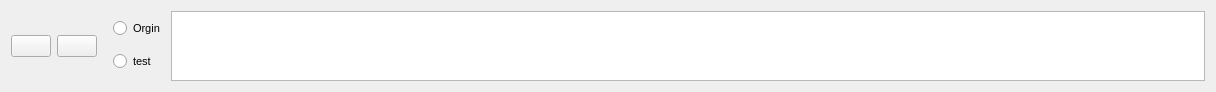
   <widget class="QWidget" name="layoutWidget">
    <property name="geometry">
     <rect>
      <x>9</x>
      <y>786</y>
      <width>1216</width>
      <height>89</height>
     </rect>
    </property>
    <layout class="QHBoxLayout" name="horizontalLayout_6">
     <item>
      <widget class="QPushButton" name="play_btn">
       <property name="text">
        <string/>
       </property>
       <property name="icon">
        <iconset>
         <normaloff>play.png</normaloff>play.png</iconset>
       </property>
       <property name="iconSize">
        <size>
         <width>30</width>
         <height>30</height>
        </size>
       </property>
      </widget>
     </item>
     <item>
      <widget class="QPushButton" name="pause_btn">
       <property name="text">
        <string/>
       </property>
       <property name="icon">
        <iconset>
         <normaloff>pause.png</normaloff>pause.png</iconset>
       </property>
       <property name="iconSize">
        <size>
         <width>30</width>
         <height>30</height>
        </size>
       </property>
      </widget>
     </item>
     <item>
      <spacer name="horizontalSpacer_65">
       <property name="orientation">
        <enum>Qt::Horizontal</enum>
       </property>
       <property name="sizeType">
        <enum>QSizePolicy::Fixed</enum>
       </property>
       <property name="sizeHint" stdset="0">
        <size>
         <width>10</width>
         <height>13</height>
        </size>
       </property>
      </spacer>
     </item>
     <item>
      <layout class="QVBoxLayout" name="verticalLayout_3">
       <item>
        <widget class="QRadioButton" name="orgin_radio">
         <property name="font">
          <font>
           <pointsize>8</pointsize>
          </font>
         </property>
         <property name="text">
          <string>Orgin</string>
         </property>
        </widget>
       </item>
       <item>
        <widget class="QRadioButton" name="test_radio">
         <property name="font">
          <font>
           <pointsize>8</pointsize>
          </font>
         </property>
         <property name="text">
          <string>test</string>
         </property>
        </widget>
       </item>
      </layout>
     </item>
     <item>
      <widget class="PlotWidget" name="playGraph"/>
     </item>
    </layout>
   </widget>
